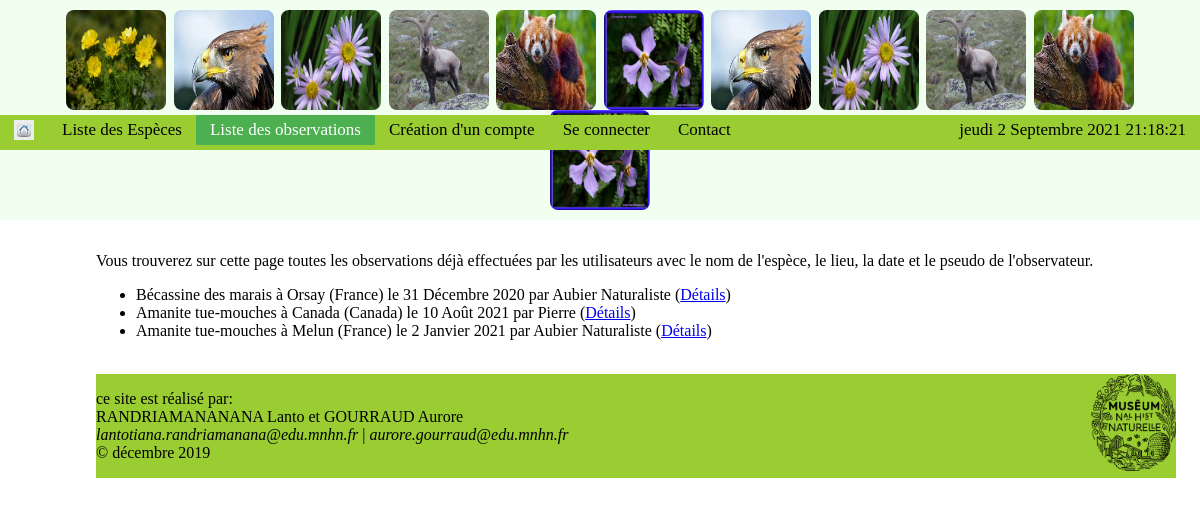
/liste/observation, run on the app's committed database.
### web_site/models.py (models this page shows)
class Observation(models.Model):
	Ville = models.CharField(max_length=150, null= False, verbose_name = "Ville d'observation")
	Departement = models.CharField(max_length=150, verbose_name = "Département d'observation")
	Pays = models.CharField(max_length=150, null= False, verbose_name = "Pays")
	Date = models.DateTimeField(default=datetime.now, verbose_name="Date d'observation")
	Photos= models.ImageField(upload_to='media/', verbose_name = "Ajouter une photo")
	Estimation = models.IntegerField(default=1, verbose_name = "Estimation du nombre d'individu")
	Observateur = models.ForeignKey(Utilisateur, on_delete = models.CASCADE, null= False)
	sp_observe = models.ForeignKey(Especes, on_delete = models.CASCADE, null= False, verbose_name = "Espèce observée")
	class Meta:
		verbose_name = "Observation"
		ordering = ['Departement']

class Especes(models.Model):
	Nom_vernaculaire = models.CharField(max_length=150, verbose_name = "Nom commun")
	Familles = models.CharField(max_length=100)
	Ordre = models.CharField(max_length=100)
	Nom_scientifiques= models.CharField(max_length=150, null= False, unique = True, verbose_name = "Nom scientifique")
	Photo = models.ImageField(upload_to='media/', verbose_name = "Ajouter une photo")
	Description = models.TextField()
	Repartition_geographique = models.CharField(max_length=150, verbose_name = "Répartition géographique")
	TaxRef = models.CharField(max_length=150)
	Habitat = models.CharField(max_length=100, verbose_name = "Types d'habitat naturel")
	Statut_IUCN = models.CharField(max_length=100, verbose_name = "Statut de conservation UICN")
	Categorie_especes = models.IntegerField(verbose_name= "Catégorie de l'espèce", choices =[(1, ("Plantes")), (2, ("Champignons")), (3, ("Insectes")), (4, ("Reptiles et Amphibiens")), (5, ("Mammifères")), (6, ("Oiseaux"))])
	Auteur_fe = models.ForeignKey(Admin, on_delete = models.CASCADE, verbose_name = "Auteur fiche espèce")
	class Meta:
		verbose_name = "Especes"
		ordering = ['Familles']
	def __str__(self):
		return self.Nom_vernaculaire

class Utilisateur(models.Model):
	Nom = models.CharField(max_length=50)
	Prenom = models.CharField(max_length=25,  verbose_name = "Prénom")
	Photo = models.ImageField(upload_to='media/', verbose_name = "Votre photo de profil")
	Email = models.CharField(max_length=100, verbose_name = "Adresse é-mail")
	Login = models.CharField(max_length=100, verbose_name = "Votre login")
	Pwd = models.CharField(max_length=100, verbose_name = "Votre mot de passe")
	class Meta:
		verbose_name = "Utilisateur"
		ordering = ['Nom']
	def __str__(self):
		return self.Login

### web_site/views.py (the view)
# urls.py: path('liste/observation', afficher_observations, name='page_liste_observations'),
def afficher_observations(request):
    afficher_obs=Observation.objects.all()#On récupère les espèces existantes..
    return render(request,'liste_observations.html', {'afficher_obs': afficher_obs})

### web_site/templates/web_site/liste_observations.html
{% extends 'page_base.html' %}
{%load static%}
{% block contenu_page%}
    <nav>
		<ul class = "nav-haut">
		  <li><a href ="{% url 'page_home' %}"> <img  src="{%static 'image/icon-accueil.jpeg'%}" alt="icon" width="20" height="20" ></a></li>
		  <li><a href="{% url 'page_liste_especes' %}">Liste des Espèces</a></li>
		  <li id = "active"><a href="{% url 'page_liste_observations' %}">Liste des observations</a></li>
		  <li><a href="{% url 'page_entree_creer_compte' %}">Création d'un compte</a></li>
		  <li><a href="{% url 'page_connexionTypes' %}">Se connecter</a></li>
		  <li><a href="{% url 'page_contact' %}">Contact</a></li>
		  <li><p class = "heure" > {% now "l j E Y" %} {% now "H:i:s" %}</p></li>
		</ul>
    </nav>
<h1> Liste des observations</h1> </br>
<p> Vous trouverez sur cette page toutes les observations déjà effectuées par les utilisateurs avec le nom de l'espèce, le lieu, la date et le pseudo de l'observateur.</p>
<ul>
	{% for obs in afficher_obs %}
	 <li> {{obs.sp_observe}} à {{obs.Ville}} ({{obs.Pays}}) le {{obs.Date|date:"j E Y"}} par {{obs.Observateur}} (<a href="{% url 'page_fiche_observation' obs_id=obs.id  %}">Détails</a>)</li>
	{% endfor %}
</ul>
{%endblock%}

### web_site/static/css/style.css (style rules this page uses)
.heure { color: black; text-align: right; padding: 5px 14px; margin: 0; font-size: 17px; }
.nav-haut { overflow: hidden; top:115px; left:0px; position: fixed; list-style-type: none; padding: 0px; width: 100%; background-color: yellowgreen; margin-left:0; margin: 0; }
.nav-haut a { float: left; color: black; text-align: center; padding: 5px 14px; margin: 0; text-decoration: none; font-size: 17px; }
.nav-haut #active a { background-color: #4CAF50; color: white; }
h1 { color: red; font-size: 40px; position: absolute, center; right: 0; text-align: center; }
html { height:100%; }
body { height:100%; max-width:1280px; min-height:100%; margin:0 auto; position: relative; margin-top: 12%; margin-left:8%; margin-right:2%; text-align: justify; }

### data on the page
Observation: sp_observe "Bécassine des marais", Ville "Orsay", Pays "France", Date "31 Décembre 2020", Observateur "Aubier Naturaliste"
Observation: sp_observe "Amanite tue-mouches", Ville "Canada", Pays "Canada", Date "10 Août 2021", Observateur "Pierre"
Observation: sp_observe "Amanite tue-mouches", Ville "Melun", Pays "France", Date "2 Janvier 2021", Observateur "Aubier Naturaliste"
